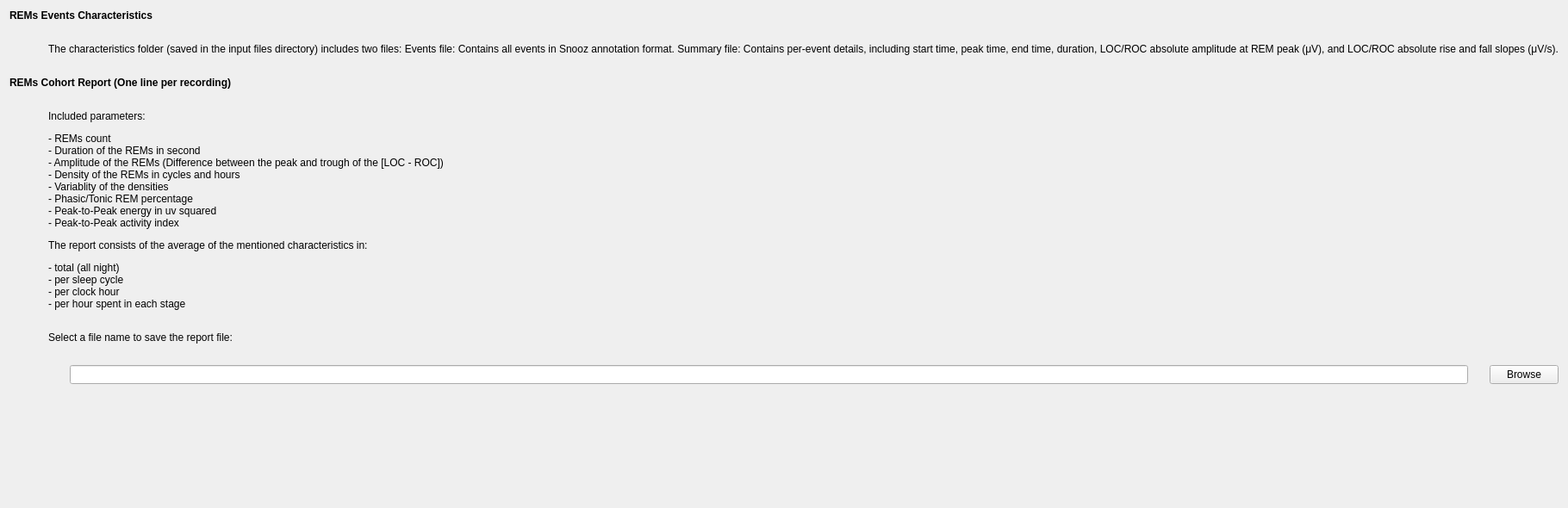
<?xml version="1.0" encoding="UTF-8"?>
<ui version="4.0">
 <class>OutputFileStep</class>
 <widget class="QWidget" name="OutputFileStep">
  <property name="geometry">
   <rect>
    <x>0</x>
    <y>0</y>
    <width>747</width>
    <height>590</height>
   </rect>
  </property>
  <property name="windowTitle">
   <string/>
  </property>
  <layout class="QVBoxLayout" name="verticalLayout">
   <property name="spacing">
    <number>25</number>
   </property>
   <item>
    <layout class="QGridLayout" name="gridLayout">
     <item row="2" column="2" colspan="3">
      <widget class="QLabel" name="label">
       <property name="text">
        <string>&lt;html&gt;&lt;head/&gt;&lt;body&gt;&lt;p&gt;&lt;span style=&quot; font-weight:700;&quot;&gt;REMs Cohort Report (One line per recording)&lt;/span&gt;&lt;/p&gt;&lt;/body&gt;&lt;/html&gt;</string>
       </property>
      </widget>
     </item>
     <item row="0" column="2" colspan="4">
      <widget class="QLabel" name="label_4">
       <property name="text">
        <string>&lt;html&gt;&lt;head/&gt;&lt;body&gt;&lt;p&gt;&lt;span style=&quot; font-weight:700;&quot;&gt;REMs Events Characteristics&lt;/span&gt;&lt;/p&gt;&lt;/body&gt;&lt;/html&gt;</string>
       </property>
      </widget>
     </item>
     <item row="6" column="5">
      <widget class="QPushButton" name="pushButton_CohortFilename">
       <property name="text">
        <string>Browse</string>
       </property>
      </widget>
     </item>
     <item row="3" column="2">
      <spacer name="verticalSpacer">
       <property name="orientation">
        <enum>Qt::Orientation::Vertical</enum>
       </property>
       <property name="sizeHint" stdset="0">
        <size>
         <width>20</width>
         <height>40</height>
        </size>
       </property>
      </spacer>
     </item>
     <item row="1" column="3" colspan="3">
      <widget class="QLabel" name="label_6">
       <property name="text">
        <string>&lt;html&gt;&lt;head/&gt;&lt;body&gt;&lt;p&gt;The characteristics folder (saved in the input files directory) includes two files:&lt;/p&gt;&lt;p&gt;&lt;span style=&quot; font-weight:700;&quot;&gt;Events file:&lt;/span&gt; Contains all events in Snooz annotation format.&lt;br/&gt;&lt;span style=&quot; font-weight:700;&quot;&gt;Summary file:&lt;/span&gt; Contains per-event details, including start time, peak time, end time, duration,&lt;br/&gt;LOC/ROC absolute amplitude at REM peak (μV), and LOC/ROC absolute rise and fall slopes (μV/s).&lt;/p&gt;&lt;/body&gt;&lt;/html&gt;</string>
       </property>
      </widget>
     </item>
     <item row="3" column="3" colspan="2">
      <widget class="QLabel" name="label_2">
       <property name="text">
        <string>&lt;html&gt;&lt;head/&gt;&lt;body&gt;&lt;p&gt;Included parameters:&lt;/p&gt;&lt;p&gt;- REMs count&lt;br/&gt;- Duration of the REMs in second&lt;br/&gt;- Amplitude of the REMs (Difference between the peak and trough of the [LOC - ROC])&lt;br/&gt;- Density of the REMs in cycles and hours&lt;br/&gt;- Variablity of the densities&lt;br/&gt;- Phasic/Tonic REM percentage&lt;br/&gt;- Peak-to-Peak energy in uv squared&lt;br/&gt;- Peak-to-Peak activity index&lt;/p&gt;&lt;p&gt;The report consists of the average of the mentioned characteristics in:&lt;/p&gt;&lt;p&gt;- total (all night)&lt;br/&gt;- per sleep cycle&lt;br/&gt;- per clock hour&lt;br/&gt;- per hour spent in each stage&lt;/p&gt;&lt;/body&gt;&lt;/html&gt;</string>
       </property>
      </widget>
     </item>
     <item row="5" column="3" colspan="2">
      <widget class="QLabel" name="label_3">
       <property name="text">
        <string>&lt;html&gt;&lt;head/&gt;&lt;body&gt;&lt;p&gt;Select a file name to save the report file:&lt;/p&gt;&lt;/body&gt;&lt;/html&gt;</string>
       </property>
      </widget>
     </item>
     <item row="6" column="4">
      <widget class="QLineEdit" name="lineEdit_CohortFilename"/>
     </item>
    </layout>
   </item>
   <item>
    <spacer name="verticalSpacer_2">
     <property name="orientation">
      <enum>Qt::Orientation::Vertical</enum>
     </property>
     <property name="sizeHint" stdset="0">
      <size>
       <width>20</width>
       <height>40</height>
      </size>
     </property>
    </spacer>
   </item>
  </layout>
 </widget>
 <resources>
  <include location="../../../../../snooz-toolbox/src/main/python/ui/themes/themes.qrc"/>
 </resources>
 <connections/>
</ui>
